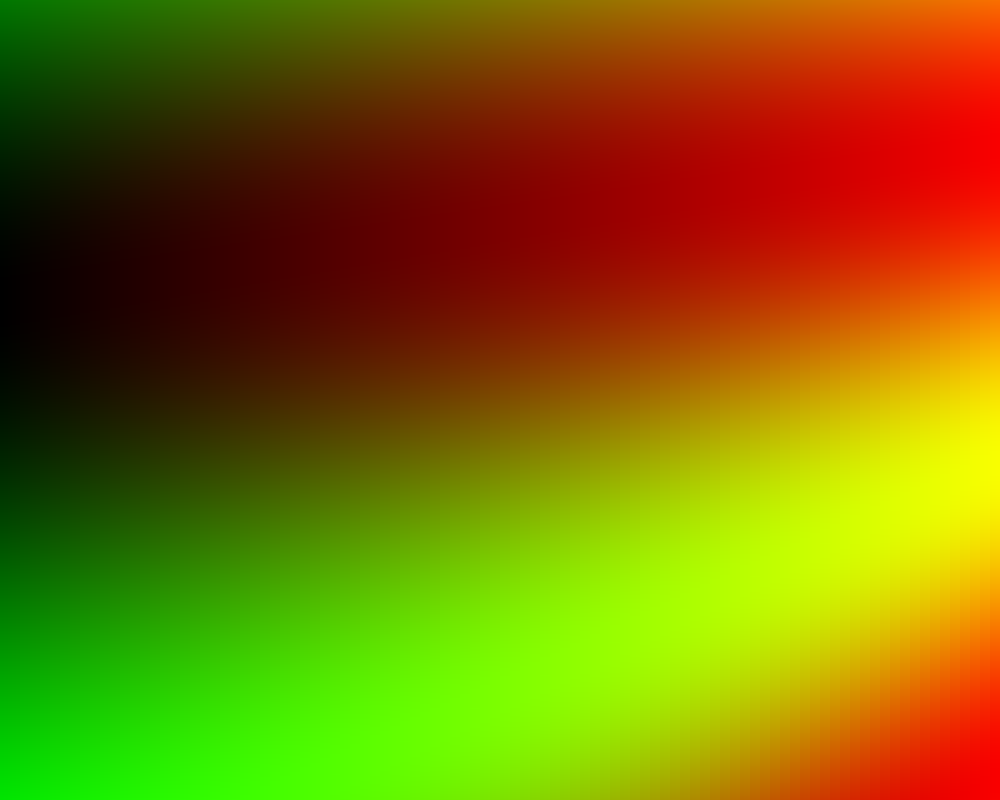
Frame 1 (no input)
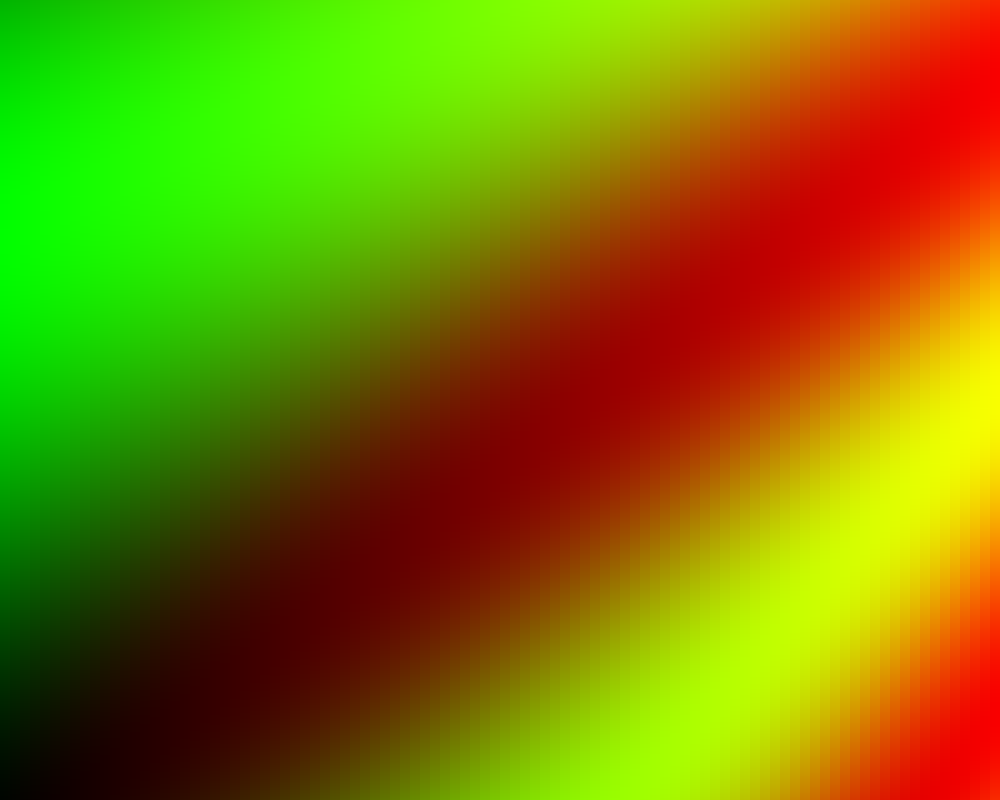
Frame 60 (the mouse pressed at the canvas centre just before this capture)
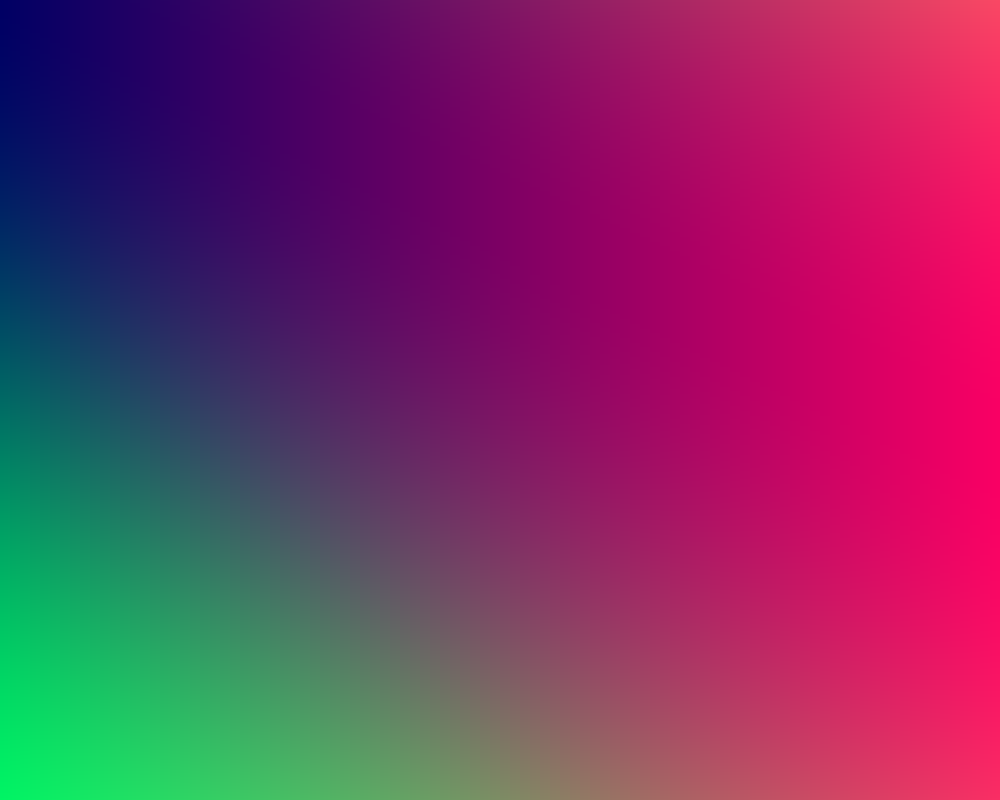
Frame 120 (the mouse held since frame 60 and released just before this capture)

The Processing sketch that drew these frames (run headless with seeded random() and noise(); from frame 60 on, the mouse is pressed at the canvas centre):

// Processing sketch: PXP_W3_1_sineLines
// ── PXP_W3_1_sineLines.pde
float scrollX= 0, scrollY=0;
float xoff = 0;
float yoff = 0;

void setup() {
  size(1000, 800);  
}  

void draw() {
  background (0);
  loadPixels();
  
  scrollX= scrollX + map(noise(xoff), 0, 1, 10, 15);
  scrollY= (map(noise(yoff), 0, 1, 10, 15))% height;

  //for (int x= mouseX; x< width; x++) {
  //  for (int y= 0; y< height; y++) {
  //    int thisPixel = x+y*width;
  //    float sinX = sin((x+scrollY)/(float)(mouseX+1+y/10));         
  //    sinX =map (sinX, -1, 1, 0, 255);
  //    pixels[thisPixel]= color(x, y, sinX);
  //  }
  //}
  
  for (int x= 0; x< width; x++) {   
    for (int y= 0; y< height; y++) {
      int thisPixel = x+y*width; 
      float sinY = sin((y+scrollX)/(float)(mouseX-200+x/10));         
      sinY =map (sinY, -1, 1, 0, 255);
      //println(thisPixel);
      pixels[thisPixel]= color(x/4, sinY, mouseY/4);
    }
  }
  updatePixels();
  println(frameRate);
  
  xoff += 0.2;
  yoff += 0.2;
}
